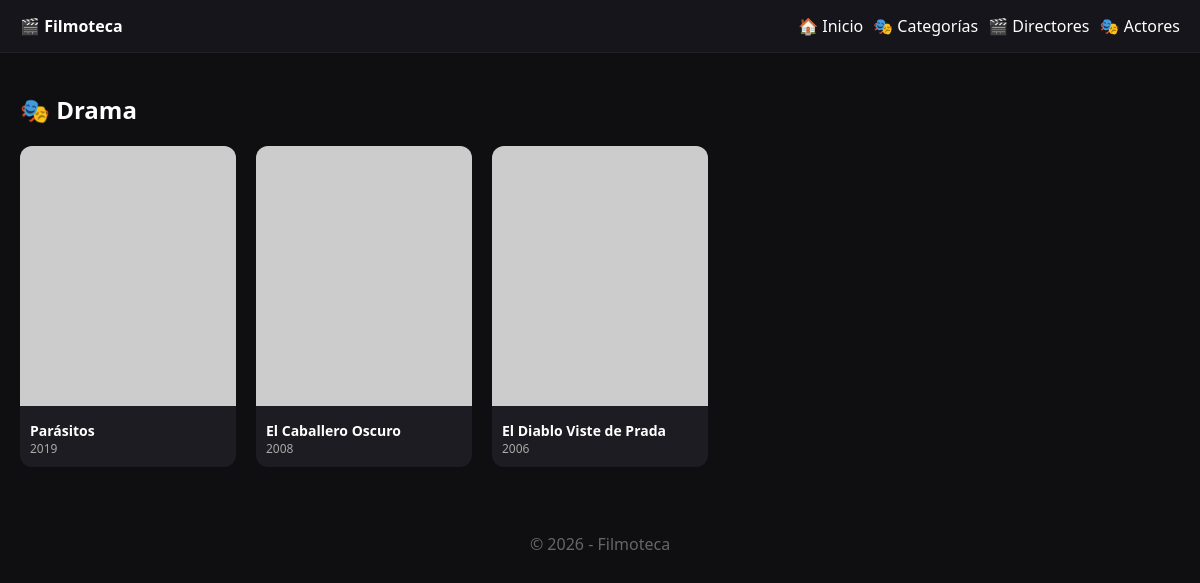
/categoria.php?slug=drama, run on the app's committed database.
### tables this page shows
CREATE TABLE categorias (
    id INT AUTO_INCREMENT PRIMARY KEY,
    nombre VARCHAR(100) NOT NULL,
    slug VARCHAR(120) NOT NULL UNIQUE
);

CREATE TABLE peliculas (
    id INT AUTO_INCREMENT PRIMARY KEY,
    titulo VARCHAR(255) NOT NULL,
    slug VARCHAR(255) NOT NULL UNIQUE,
    anio YEAR NOT NULL,
    sinopsis TEXT,
    cartel VARCHAR(255),
    director_id INT NOT NULL,

    FOREIGN KEY (director_id) REFERENCES directores(id)
);

### categoria.php (the view)
<?php
require "config.php";
require "header.php";
$slug = $_GET['slug'];
$stmt = $pdo->prepare("SELECT * FROM categorias WHERE slug=?");
$stmt->execute([$slug]);
$c = $stmt->fetch();
$stmt = $pdo->prepare("
SELECT p.*
FROM peliculas p
JOIN peliculas_categorias pc ON pc.pelicula_id=p.id
WHERE pc.categoria_id=?
ORDER BY p.anio DESC
");
$stmt->execute([$c['id']]);
$pelis = $stmt->fetchAll();
?>
<h2>🎭 <?= $c['nombre'] ?></h2>
<div class="grid">
<?php foreach($pelis as $p): ?>
<a class="card" href="pelicula.php?slug=<?= $p['slug'] ?>">
    <img src="<?= $p['cartel'] ?>">
    <div class="card-body">
        <div class="title"><?= $p['titulo'] ?></div>
        <div class="meta"><?= $p['anio'] ?></div>
    </div>
</a>
<?php endforeach; ?>
</div>
<?php require "footer.php"; ?>

### assets/style.css (style rules this page uses)
body { margin:0; font-family: system-ui, Arial; background:#0f0f12; color:#fff; }
a { color:inherit; text-decoration:none; }
.grid { display:grid; grid-template-columns:repeat(auto-fill,minmax(180px,1fr)); gap:20px; margin-top:20px; }
.card { background:#1c1c22; border-radius:12px; overflow:hidden; transition:.2s; }
.card img { width:100%; height:260px; object-fit:cover; }
.card-body { padding:10px; }
.title { font-size:14px; font-weight:bold; }
.meta { font-size:12px; color:#aaa; }
h2 { margin-top:20px; }

### data on the page
categorias: nombre "Drama"
peliculas: titulo "Parásitos", anio "2019"
peliculas: titulo "El Caballero Oscuro", anio "2008"
peliculas: titulo "El Diablo Viste de Prada", anio "2006"

### other printed values
SITE_NAME "Filmoteca"
